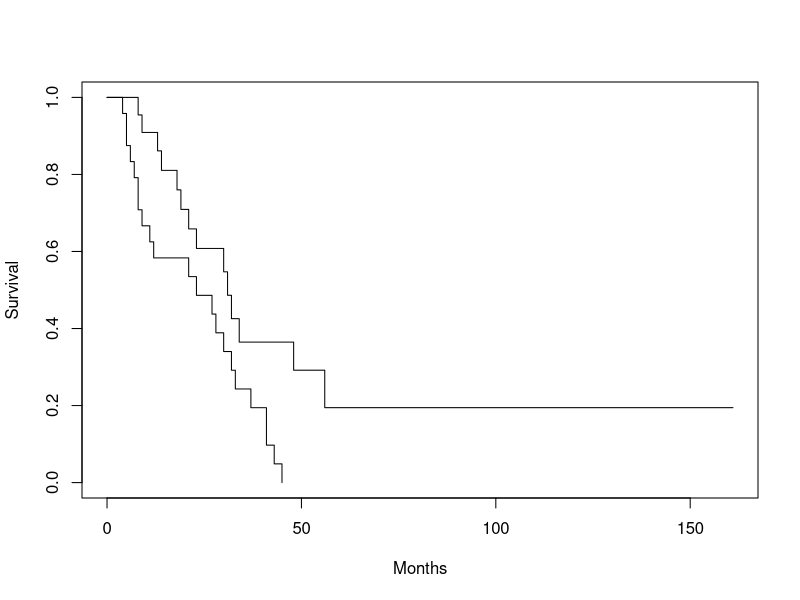
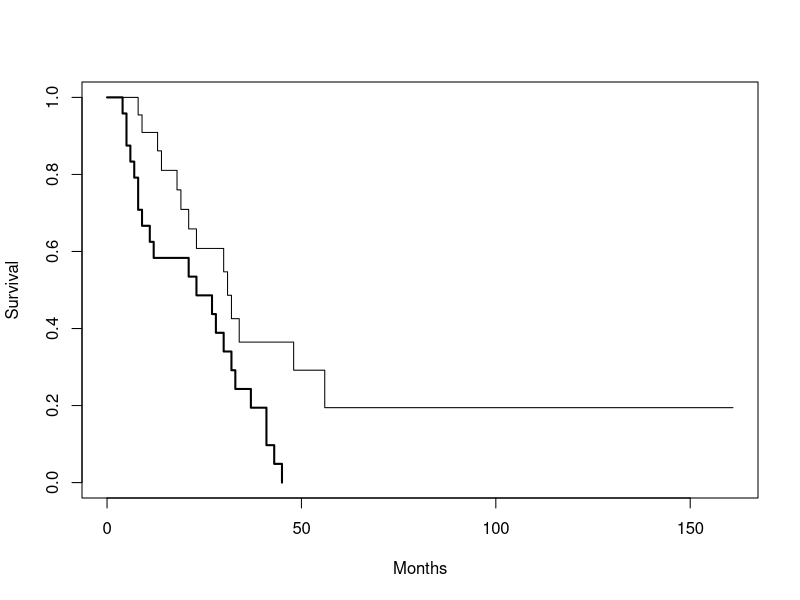
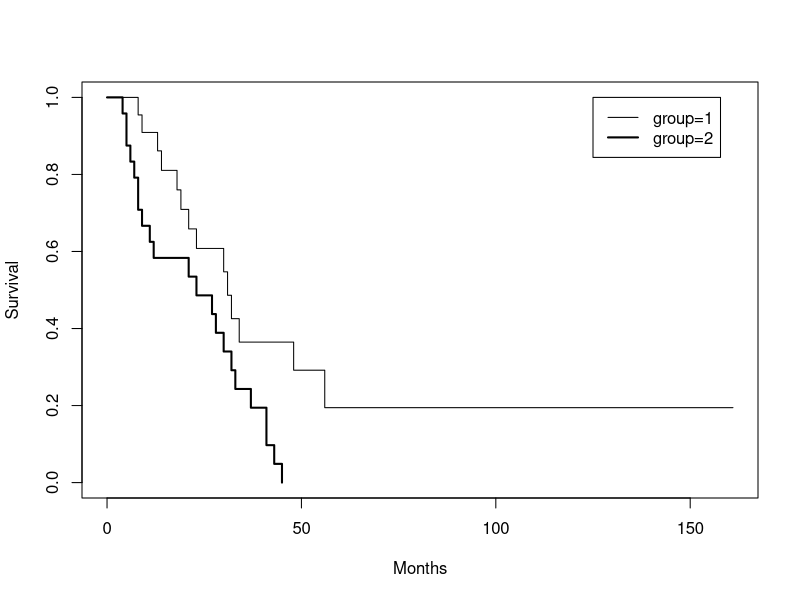
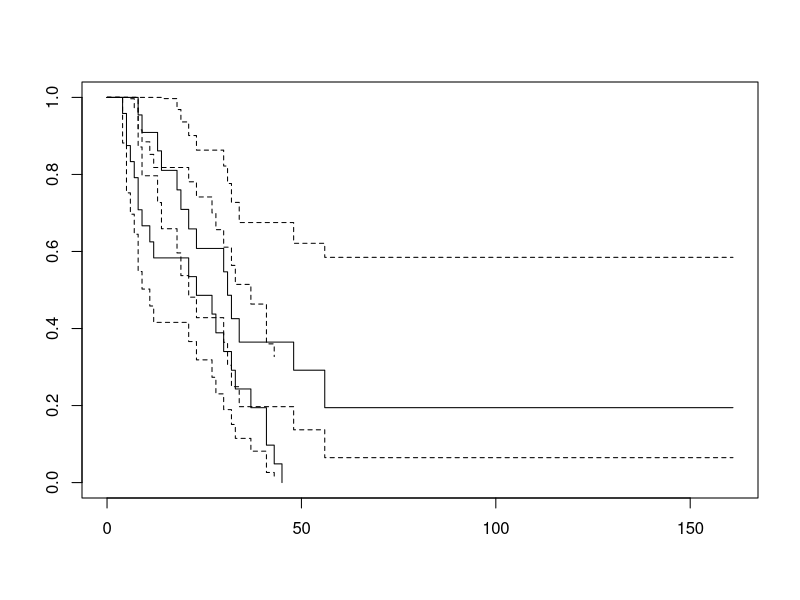
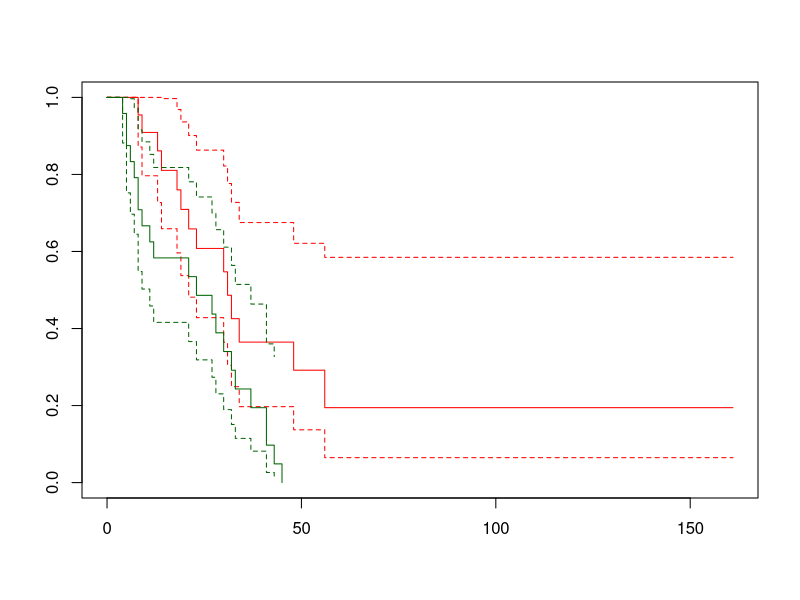

R code for these plots, in order:
## ---- chunk 1
library(survival)
## ---- chunk 2
ca <- read.table("data/ca.dat", header = TRUE)
attach(ca)
## ---- chunk 3
response <- Surv(time, status)
## ---- chunk 4
ca.surv <- survfit(response ~ group)
## ---- chunk 5
summary(ca.surv)
## ---- chunk 6
ca.surv
## ---- chunk 7
plot(ca.surv, xlab = "Months", ylab = "Survival")
## ---- chunk 8
plot(ca.surv, xlab = "Months", ylab = "Survival", lwd = c(1, 2))
## ---- chunk 9
plot(ca.surv, xlab = "Months", ylab = "Survival", lwd = c(1, 2))
legend(125, 1, names(ca.surv$strata), lwd = c(1, 2))
## ---- chunk 10
plot(ca.surv, conf.int = TRUE)
## ---- chunk 11
plot(ca.surv, conf.int = TRUE, col = c("red", "darkgreen"))
## ---- chunk 12
survdiff(response ~ group)
